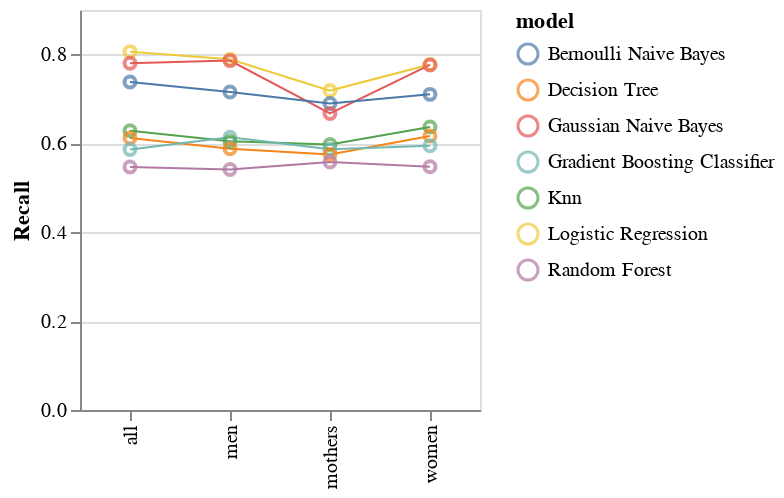

Notebook source saved alongside this figure:
### Code cell
merge_results=pd.concat([all_results, men_results, women_results, preg_results])


line=alt.Chart(merge_results).mark_line(size=1).encode(
    x=alt.X('segment', title = ''),
    y=alt.Y('recall', title='Recall', scale=alt.Scale(domain=[0, .9])),
    color='model:N'
).properties(
                width=200,
                height=200
                )

points=alt.Chart(merge_results).mark_point().encode(
    x=alt.X('segment'),
    y=alt.Y('recall', title='Recall', scale=alt.Scale(domain=[0, .9])),
    color='model:N')


recall = alt.layer(line, points, data=merge_results)
recall

### Figure 1 — Vega-Lite specification as saved in the notebook (floating-point values rounded to 4 significant figures)
{"config": {"view": {"continuousWidth": 400, "continuousHeight": 300}}, "layer": [{"mark": {"type": "line", "size": 1}, "encoding": {"color": {"type": "nominal", "field": "model"}, "x": {"type": "nominal", "field": "segment", "title": ""}, "y": {"type": "quantitative", "field": "recall", "scale": {"domain": [0, 0.9]}, "title": "Recall"}}, "height": 200, "width": 200}, {"mark": "point", "encoding": {"color": {"type": "nominal", "field": "model"}, "x": {"type": "nominal", "field": "segment"}, "y": {"type": "quantitative", "field": "recall", "scale": {"domain": [0, 0.9]}, "title": "Recall"}}}], "data": {"name": "data-e1e9fb64bbcb29ea58944bb0941b06ee"}, "$schema": "https://vega.github.io/schema/vega-lite/v4.8.1.json", "datasets": {"data-e1e9fb64bbcb29ea58944bb0941b06ee": [{"model": "Logistic Regression", "precision": 0.5739, "recall": 0.8063, "f1-score": 0.5845, "segment": "all"}, {"model": "Gaussian Naive Bayes", "precision": 0.5522, "recall": 0.78, "f1-score": 0.5269, "segment": "all"}, {"model": "Bernoulli Naive Bayes", "precision": 0.5644, "recall": 0.7379, "f1-score": 0.5756, "segment": "all"}, {"model": "Knn", "precision": 0.5331, "recall": 0.6284, "f1-score": 0.5262, "segment": "all"}, {"model": "Decision Tree", "precision": 0.5801, "recall": 0.612, "f1-score": 0.5925, "segment": "all"}, {"model": "Gradient Boosting Classifier", "precision": 0.6924, "recall": 0.5861, "f1-score": 0.6163, "segment": "all"}, {"model": "Random Forest", "precision": 0.7114, "recall": 0.5469, "f1-score": 0.5711, "segment": "all"}, {"model": "Logistic Regression", "precision": 0.5645, "recall": 0.7893, "f1-score": 0.5779, "segment": "men"}, {"model": "Gaussian Naive Bayes", "precision": 0.546, "recall": 0.7861, "f1-score": 0.5261, "segment": "men"}, {"model": "Bernoulli Naive Bayes", "precision": 0.5506, "recall": 0.7154, "f1-score": 0.558, "segment": "men"}, {"model": "Gradient Boosting Classifier", "precision": 0.6934, "recall": 0.6138, "f1-score": 0.6422, "segment": "men"}, {"model": "Knn", "precision": 0.5251, "recall": 0.6044, "f1-score": 0.5192, "segment": "men"}, {"model": "Decision Tree", "precision": 0.5669, "recall": 0.5877, "f1-score": 0.5755, "segment": "men"}, {"model": "Random Forest", "precision": 0.7113, "recall": 0.5412, "f1-score": 0.5643, "segment": "men"}, {"model": "Logistic Regression", "precision": 0.5924, "recall": 0.7774, "f1-score": 0.6037, "segment": "women"}, {"model": "Gaussian Naive Bayes", "precision": 0.5769, "recall": 0.7764, "f1-score": 0.5614, "segment": "women"}, {"model": "Bernoulli Naive Bayes", "precision": 0.5818, "recall": 0.7102, "f1-score": 0.5967, "segment": "women"}, {"model": "Knn", "precision": 0.5506, "recall": 0.6369, "f1-score": 0.5509, "segment": "women"}, {"model": "Decision Tree", "precision": 0.598, "recall": 0.6165, "f1-score": 0.6061, "segment": "women"}, {"model": "Gradient Boosting Classifier", "precision": 0.7489, "recall": 0.5945, "f1-score": 0.6309, "segment": "women"}, {"model": "Random Forest", "precision": 0.7952, "recall": 0.5471, "f1-score": 0.5695, "segment": "women"}, {"model": "Logistic Regression", "precision": 0.6027, "recall": 0.7187, "f1-score": 0.6108, "segment": "mothers"}, {"model": "Bernoulli Naive Bayes", "precision": 0.6088, "recall": 0.6895, "f1-score": 0.6263, "segment": "mothers"}, {"model": "Gaussian Naive Bayes", "precision": 0.565, "recall": 0.6672, "f1-score": 0.5293, "segment": "mothers"}, {"model": "Knn", "precision": 0.5396, "recall": 0.5973, "f1-score": 0.5085, "segment": "mothers"}, {"model": "Gradient Boosting Classifier", "precision": 0.7511, "recall": 0.5868, "f1-score": 0.6169, "segment": "mothers"}, {"model": "Decision Tree", "precision": 0.5705, "recall": 0.5752, "f1-score": 0.5727, "segment": "mothers"}, {"model": "Random Forest", "precision": 0.7482, "recall": 0.5579, "f1-score": 0.5773, "segment": "mothers"}]}}
